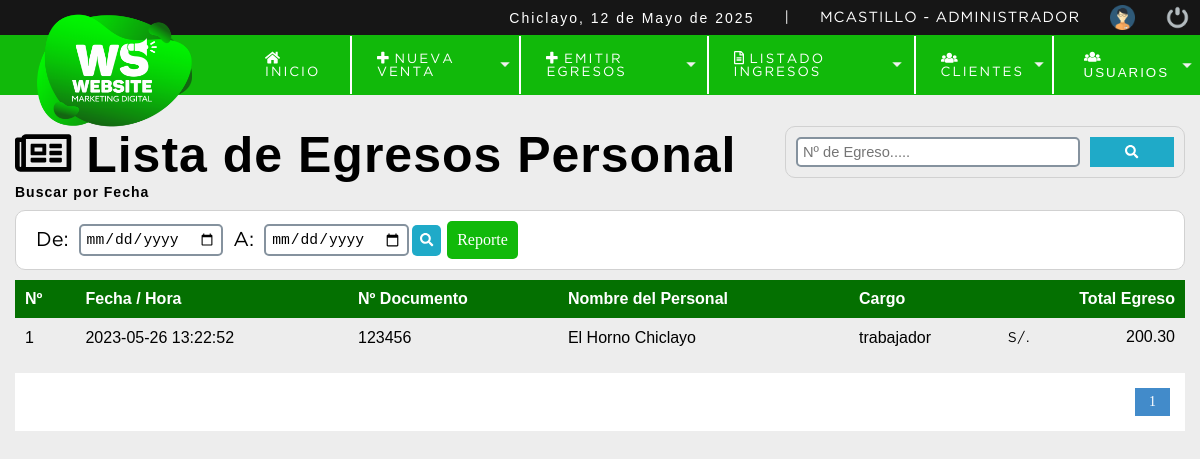
Screenshot of /sistema/lista_egresos_personal.php (signed in) with the database file from the repository.
### tables this page shows
CREATE TABLE `egreso_personal` (
  `id_egpe` int NOT NULL,
  `ep_nombre` varchar(100) NOT NULL,
  `ep_ndocumento` varchar(12) NOT NULL,
  `ep_cargo` varchar(100) NOT NULL,
  `ep_total` decimal(10,2) NOT NULL,
  `ep_fecha` datetime NOT NULL DEFAULT CURRENT_TIMESTAMP,
  `estado` int NOT NULL DEFAULT '1'
);

### sistema/lista_egresos_personal.php (the view, shortened to what this page needs)
<?php
include "../conexion.php";
?>
<!DOCTYPE html>
<html lang="es">
<head>
    <?php include "includes/scripts.php"; ?>
</head>
<body>
    <?php include "includes/header.php"; ?>
    <br>
    <section id="container">
        <br>
        <h1><i class="far fa-newspaper"></i> Lista de Egresos Personal</h1>
        <form action="buscar_personal.php" method="get" class="form_search">
            <input type="text" name="busqueda" id="busqueda" placeholder="Nº de Egreso.....">
            <button type="submit" class="btn_search"><i class="fas fa-search"></i></button>
        </form>
        <div>
            <h5>Buscar por Fecha</h5>
            <form action="buscar_personal.php" method="get" class="form_search_date">
                <label>De: </label>
                <input type="date" name="fecha_de" id="fecha_de" required></input>
                <label>A: </label>
                <input type="date" name="fecha_a" id="fecha_a" required></input>
                <button type="submit" class="btn_view"><i class="fas fa-search"></i></button>
                <div class="btn_reporte" onclick="reporteEgresosPerPDF();">Reporte</div>
            </form>
        </div>
        <table class="table table-light">
            <tbody>
                <tr>
                    <th>Nº</th>
                    <th>Fecha / Hora</th>
                    <th>Nº Documento</th>
                    <th>Nombre del Personal</th>
                    <th>Cargo</th>
                    <th class="textright">Total Egreso</th>
                </tr>
                <?php
                $sql_registro = mysqli_query($conexion, "SELECT COUNT(*) AS total_registro FROM egreso_personal WHERE estado != 10");
                $result_registro = mysqli_fetch_array($sql_registro);
                $total_registro = $result_registro['total_registro'];
                $por_pagina  = 5;
                if (empty($_GET['pagina'])) {
                    $pagina = 1;
                } else {
                    $pagina = $_GET['pagina'];
                }
                $desde = ($pagina - 1) * $por_pagina;
                $total_paginas = ceil($total_registro / $por_pagina);
                $query = mysqli_query($conexion, "SELECT e.id_egpe, e.ep_nombre,e.ep_ndocumento,e.ep_cargo,e.ep_total,e.ep_fecha FROM egreso_personal e
                                                    WHERE e.estado != 10 ORDER BY e.ep_fecha DESC LIMIT $desde,$por_pagina");
                $result = mysqli_num_rows($query);
                if ($result > 0) {
                    while ($data = mysqli_fetch_array($query)) {
                ?>
                        <tr id="row_<?php echo $data["id_egpe"]; ?>">
                            <td><?php echo $data["id_egpe"]; ?></td>
                            <td><?php echo $data["ep_fecha"]; ?></td>
                            <td><?php echo $data["ep_ndocumento"]; ?></td>
                            <td><?php echo $data["ep_nombre"]; ?></td>
                            <td><?php echo $data["ep_cargo"]; ?></td>
                            <td class="textright totalfactura"><span>S/.</span><?php echo $data["ep_total"]; ?></td>
                        </tr>
                <?php
                    }
                }
                ?>
            </tbody>
        </table>
        <div class="paginador">
            <ul>
                <?php
                for ($i = 1; $i <= $total_paginas; $i++) {
                    if ($i == $pagina) {
                        echo '<li class="pageselect">' . $i . '</li>';
                    } else {
                        echo '<li><a href="?pagina=' . $i . '">' . $i . '</a></li>';
                    }
                }
                ?>
            </ul>
        </div><br>
    </section>
</body>
</html>

### sistema/css/style.css (style rules this page uses)
* { margin: 0; padding: 0; box-sizing: border-box; }
body { background: #ededed; }
h1, h2, h3, h4, h5, h6 { font-family: 'arial'; font-weight: bold; letter-spacing: 1px; }
h1 { font-size: 26px; }
h5 { font-size: 14px; }
span { font-family: 'GothamBook'; letter-spacing: 1px; font-size: 14px; line-height: 20px; }
#container { padding: 90px 15px 15px; }
form { background: #fff; margin: auto; padding: 20px 50px; border: 1px solid #d1d1d1; }
label { display: block; font-size: 20px; font-family: 'GothamBook'; margin: 15px auto 5px auto; }
input,select { display: block; width: 100%; font-size: 11pt; padding: 5px; border: 2px solid #85929e; border-radius: 5px; -webkit-border-radius: 5px; -moz-border-radius: 5px; -ms-border-radius: 5px; -o-border-radius: 5px; }
#container h1 { font-size: 50px; display: inline-block; }
table { border-collapse: collapse; font-family: 'arial'; font-size: 12pt; width: 100%; }
table th { text-align: left; padding: 10px; background: #047001; color: #fff; }
table tr:nth-child(odd) { background: #fff; }
table td { padding: 10px; }
.paginador ul { padding: 15px; list-style: none; background: #fff; margin-top: 15px; display: -webkit-flex; display: -moz-flex; display: -ms-flex; display: -o-flex; display: flex; justify-content: flex-end; }
.paginador a, .pageselect { color: #428bca; border: 1px solid #ddd; padding: 5px; display: inline-block; font-size: 14px; text-align: center; width: 35px; }
.pageselect { color: #fff; background: #428bca; border: 1px solid #428bca; }
.form_search { display: flex; float: right; background: initial; padding: 10px; border-radius: 10px; -webkit-border-radius: 10px; -moz-border-radius: 10px; -ms-border-radius: 10px; -o-border-radius: 10px; width: 400px; }
.form_search .btn_search { background: #1faac8; color: #fff; padding: 0 20px; border: 5px; cursor: pointer; margin-left: 10px; width: 100px; }
.form_search input { width: 100%; }
.textright { text-align: right; }
.form_search_date { padding: 10px; display: flex; justify-content: flex-start; align-items: center; border-radius: 10px; -webkit-border-radius: 10px; -moz-border-radius: 10px; -ms-border-radius: 10px; -o-border-radius: 10px; margin: 10px auto; }
.form_search_date label { margin: 0 10px; }
.form_search_date input { width: auto; }
.form_search_date .btn_view { padding: 8px; }
.btn_view { background-color: #1faac8; border: 0; border-radius: 5px; -webkit-border-radius: 5px; -moz-border-radius: 5px; -ms-border-radius: 5px; -o-border-radius: 5px; cursor: pointer; padding: 10px; margin: 0 3px; color: #fff; }
.btn_reporte { background-color: #11B90A; border: 0; border-radius: 5px; -webkit-border-radius: 5px; -moz-border-radius: 5px; -ms-border-radius: 5px; -o-border-radius: 5px; cursor: pointer; padding: 10px; margin: 0 3px; color: #fff; }
.totalfactura { display: flex; justify-content: space-between; }

### rows the page displays
egreso_personal: id_egpe "1", ep_fecha "2023-05-26 13:22:52", ep_ndocumento "123456", ep_nombre "El Horno Chiclayo", ep_cargo "trabajador", ep_total "200.30"

### other values shown
fechaC() "12 de Mayo de 2025"
$_SESSION['user'] "MCASTILLO"
$_SESSION['nomrol'] "ADMINISTRADOR"
